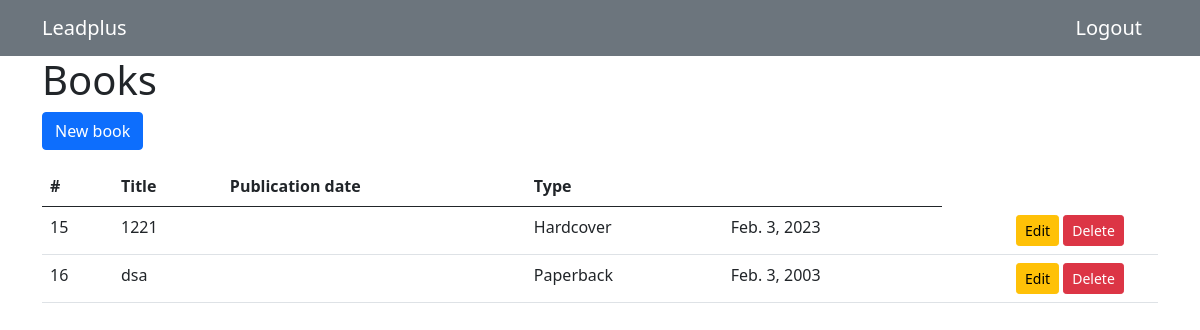
/books/, run on an earlier commit of the app's database.
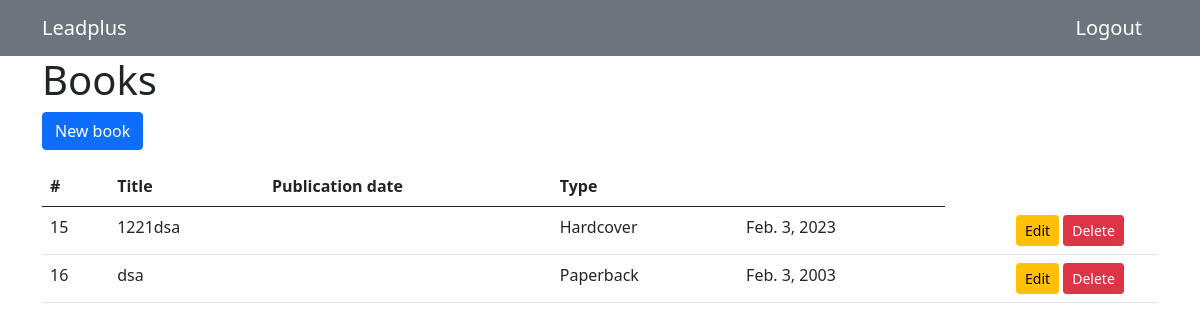
And on a later commit of the database.
### books/models.py (models this page shows)
class Book(models.Model):
    HARDCOVER = 1
    PAPERBACK = 2
    EBOOK = 3
    BOOK_TYPES = (
        (HARDCOVER, 'Hardcover'),
        (PAPERBACK, 'Paperback'),
        (EBOOK, 'E-book'),
    )
    title = models.CharField(max_length=50)
    publication_date = models.DateField(null=True)
    book_type = models.PositiveSmallIntegerField(choices=BOOK_TYPES)

### books/views.py (the view)
# urls.py: path('', views.book_list, name='book_list'),
def book_list(request):
    books = Book.objects.all()
    return render(request, 'books/book_list.html', {'books': books})

### books/templates/books/book_list.html (shortened to what this page needs)
{% extends 'base.html' %}
{% load static %}
{% block header %}
<nav class="navbar container-fluid bg-secondary">
  <div class="container d-flex justify-content-between w-100">
    <a class="navbar-brand d-block text-white" href="#">Leadplus</a>
    <a class="navbar-brand d-block text-white" href="#">Logout</a>
  </div>
</nav>
{% endblock %}
{% block content %}
<div class='container '>
  <h1 class="page-header">Books</h1>
  <p>
    <button type="button" class="btn btn-primary js-create-book" data-url="{% url 'book_create' %}">
      New book
    </button>
  </p>
  <table class="table" id="book-table">
    <thead>
      <tr>
        <th>#</th>
        <th>Title</th>
        <th>Publication date</th>
        <th>Type</th>
        <th></th>
      </tr>
    </thead>
    <tbody>
      {% include 'books/includes/partial_book_list.html' %}
    </tbody>
  </table>
</div>
{% endblock %}

### books/templates/books/includes/partial_book_list.html (shortened to what this page needs)
{% for book in books %}
  <tr>
    <td>{{ book.id }}</td>
    <td>{{ book.title }}</td>
    <td>{{ book.author }}</td>
    <td>{{ book.get_book_type_display }}</td>
    <td>{{ book.publication_date }}</td>
    <td>{{ book.pages }}</td>
    <td>{{ book.price }}</td>
    <td style="width: 150px">
      <button type="button"
              class="btn btn-warning btn-sm js-update-book"
              data-url="{% url 'book_update' book.id %}">
         Edit
      </button>
      <button type="button"
              class="btn btn-danger btn-sm js-delete-book"
              data-url="{% url 'book_delete' book.id %}">
         Delete
      </button>
    </td>
  </tr>
{% empty %}
  <tr>
    <td colspan="8" class="text-center bg-warning">No book</td>
  </tr>
{% endfor %}

What changed in the data, as far as the page shows it:
changed Book "Hardcover": title "1221" → "1221dsa"
